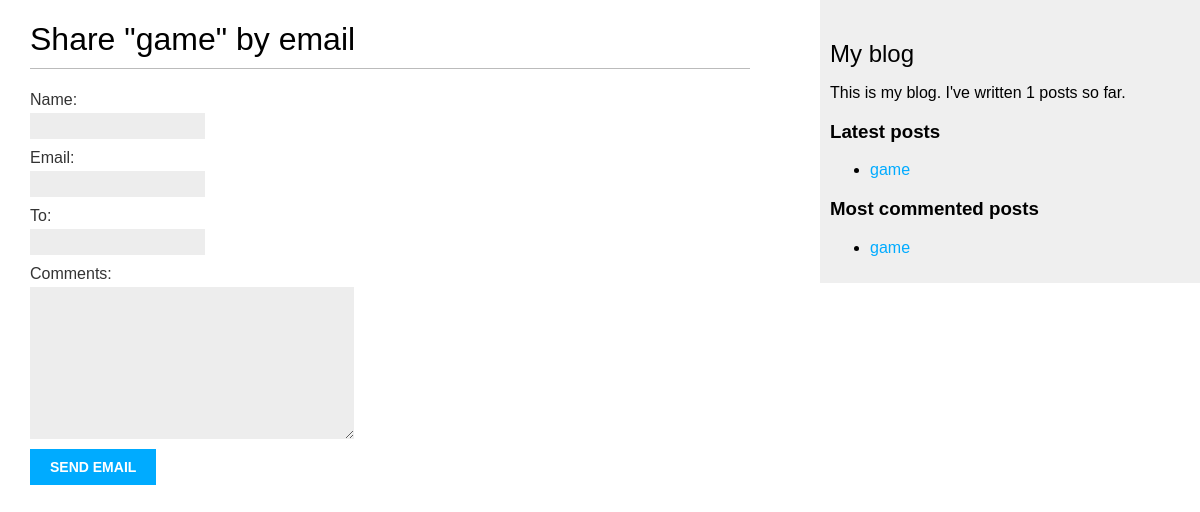
/blog/1/share/, run on an earlier commit of the app's database.
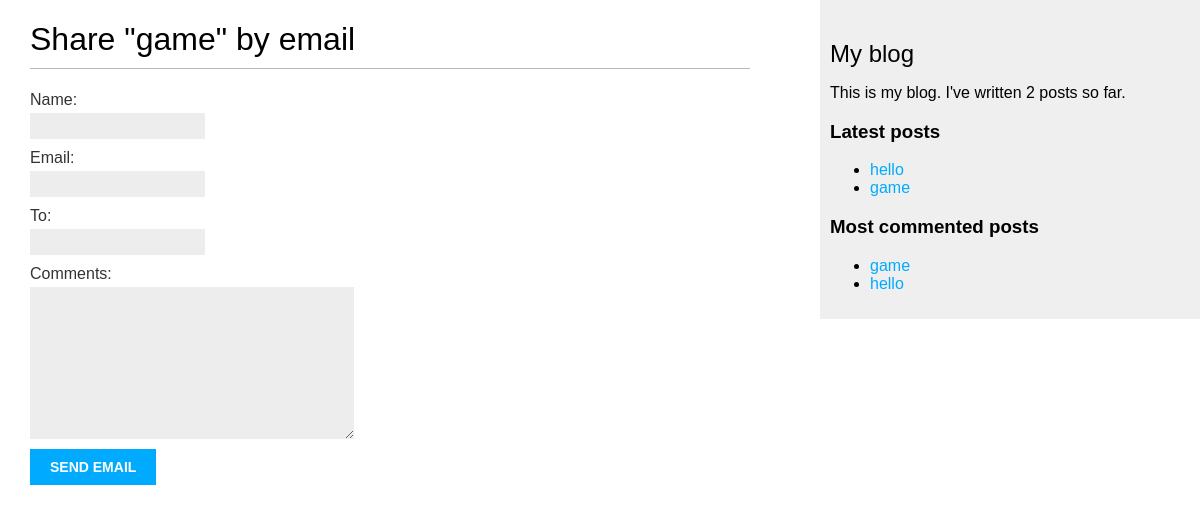
And on a later commit of the database.
### blog/models.py (models this page shows, shortened)
class Post(models.Model):
    STATUS_CHOICES = (
        ('draft', 'Draft'),
        ('published', 'Published'),
    )
    title = models.CharField(max_length=250)
    slug = models.SlugField(max_length=250, unique_for_date='publish')
    author = models.ForeignKey(User,
                               on_delete=models.CASCADE,
                               related_name='blog_posts')
    body = models.TextField()
    publish = models.DateTimeField(default=timezone.now)
    created = models.DateTimeField(auto_now_add=True)
    updated = models.DateTimeField(auto_now=True)
    status = models.CharField(max_length=10,
                              choices=STATUS_CHOICES,
                              default='draft')
    objects = models.Manager()  # 默认的manager
    published = PublishManager()    # 自定义的manager
    tags = TaggableManager()
    class Meta:
        ordering = ('-publish',)
    def get_absolute_url(self):
        return reverse('blog:post_detail',
                       args=[self.publish.year,
                             self.publish.month,
                             self.publish.day,
                             self.slug])

### blog/views.py (the view)
def post_share(request, post_id):
    post = get_object_or_404(Post, id=post_id, status='published')
    sent = False
    if request.method == 'POST':
        form = EmailPostForm(request.POST)
        if form.is_valid():
            cd = form.cleaned_data
            post_url = request.build_absolute_uri(post.get_absolute_url())
            subject = '{} ({}) recommends you reading "{}"'.format(cd['name'], cd['email'], post.title)
            message = 'Read "{}" at {}\n\n{}\'s comments: {}'.format(post.title, post_url, cd['name'], cd['comments'])
            send_mail(subject, message, 'admin@blog.com', [cd['to']])
            sent = True
    else:
        form = EmailPostForm()
    data = dict(
        post=post,
        form=form,
        sent=sent
    )
    return render(request,
                  'blog/post/share.html',
                  data)

### blog/forms.py
class EmailPostForm(forms.Form):
    name = forms.CharField(max_length=25)
    email = forms.EmailField()
    to = forms.EmailField()
    comments = forms.CharField(required=False,
                               widget=forms.Textarea)

### blog/models.py (called while the page is built)
    def get_queryset(self):
        return super(PublishManager, self).get_queryset().filter(status='published')

### blog/templatetags/blog_tags.py (called while the page is built)
@register.simple_tag
def total_posts():
    return Post.published.count()

@register.inclusion_tag('blog/post/latest_posts.html')
def show_latest_posts(count=5):
    latest_posts = Post.published.order_by('-publish')[:count]
    return {'latest_posts': latest_posts}

@register.simple_tag
def get_most_commented_posts(count=5):
    return Post.published.annotate(
                total_comments=Count('comments')
           ).order_by('-total_comments')[:count]

### blog/templates/blog/post/share.html (shortened to what this page needs)
{% extends 'blog/base.html' %}
{% block content %}
    {% if sent %}
        <h1>Email successfully sent</h1>
        <p>"{{ post.title }}" was successfully sent to {{ post.to }}</p>
    {% else %}
        <h1>Share "{{ post.title }}" by email</h1>
        <form action="." method="post">
            {{ form.as_p }}
            <input type="submit" value="send email">
        </form>
    {% endif %}
{% endblock %}

### blog/templates/blog/base.html (shortened to what this page needs)
{% load blog_tags %}
{% load static %}
<!DOCTYPE html>
<html lang="en">
<head>
    <link rel="stylesheet" href="{% static 'css/blog.css' %}">
</head>
<body>
    <div id="content">
        {% block content %}
        {% endblock %}
    </div>
    <div id="sidebar">
        <h2>My blog</h2>
        <p>This is my blog. I've written {% total_posts %} posts so far.</p>
        <h3>Latest posts</h3>
        {% show_latest_posts 3 %}
        <h3>Most commented posts</h3>
        {% get_most_commented_posts as most_commented_posts %}
        <ul>
            {% for post in most_commented_posts %}
                <li>
                    <a href="{{ post.get_absolute_url }}">{{ post.title }}</a>
                </li>
            {% endfor %}
        </ul>
    </div>
</body>
</html>

### blog/templates/blog/post/latest_posts.html
<ul>
    {% for post in latest_posts %}
        <li>
            <a href="{{ post.get_absolute_url }}">{{ post.title }}</a>
        </li>
    {% endfor %}
</ul>

What changed in the data, as far as the page shows it:
added Post: title "hello"
Also different on the page:
text no longer shown: "1"
text now shown: "2"
